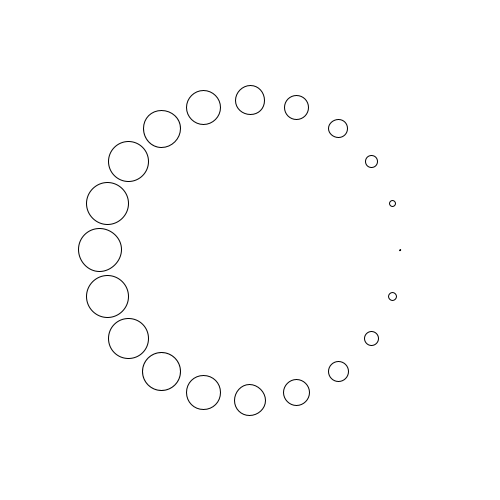
Frame 1 (no input)
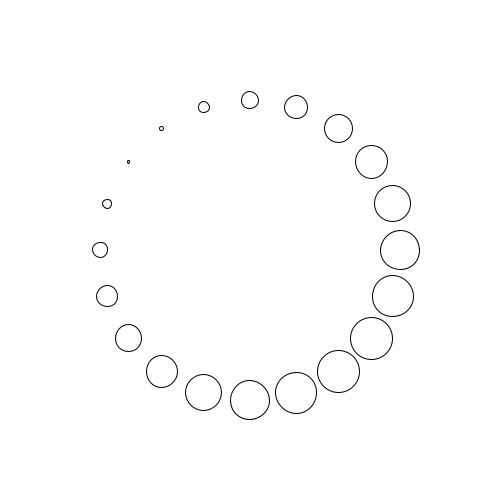
Frame 60 (the mouse pressed at the canvas centre just before this capture)
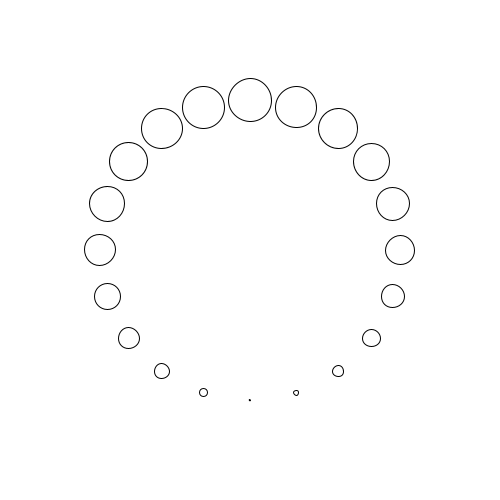
Frame 120 (the mouse held since frame 60 and released just before this capture)

The Processing sketch that drew these frames (run headless with seeded random() and noise(); from frame 60 on, the mouse is pressed at the canvas centre):

// Processing sketch: sketch_170826a
// ── sketch_170826a.pde
float t;

void setup() {
  size(500, 500);
  clear();
}

void clear() {
  background(255);
}

void draw() {
  t++;
  clear();
  
  int nc = 20;
  float r = 150;
  float rc = 2 * PI * r / nc - 5;
  float arg = t/50;
  
  stroke(0);
  noFill();
  for (int i = 0; i < nc; i++) {
    float phi = PI / nc * i;
    float _r = rc * sin(arg + phi);
    PVector p = new PVector(width/2 + r * cos(2*PI * i / nc), height/2 + r * sin(2*PI * i / nc));
    ellipse(p.x, p.y, _r, _r);
  }
}
